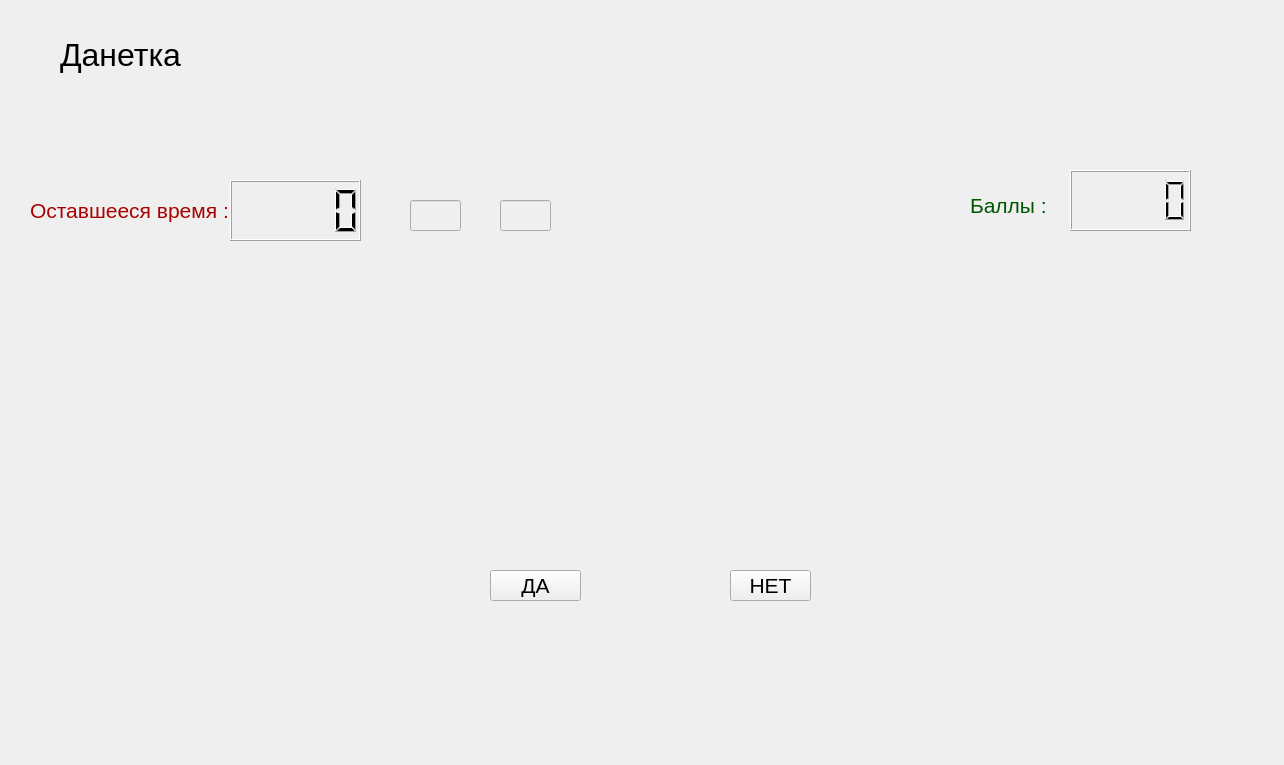
<?xml version="1.0" encoding="UTF-8"?>
<ui version="4.0">
 <class>Form</class>
 <widget class="QWidget" name="Form">
  <property name="geometry">
   <rect>
    <x>0</x>
    <y>0</y>
    <width>1284</width>
    <height>765</height>
   </rect>
  </property>
  <property name="font">
   <font>
    <pointsize>16</pointsize>
   </font>
  </property>
  <property name="windowTitle">
   <string>Данетка</string>
  </property>
  <property name="layoutDirection">
   <enum>Qt::LeftToRight</enum>
  </property>
  <widget class="QPushButton" name="button_yes">
   <property name="geometry">
    <rect>
     <x>490</x>
     <y>570</y>
     <width>91</width>
     <height>31</height>
    </rect>
   </property>
   <property name="text">
    <string>ДА</string>
   </property>
  </widget>
  <widget class="QPushButton" name="button_no">
   <property name="geometry">
    <rect>
     <x>730</x>
     <y>570</y>
     <width>81</width>
     <height>31</height>
    </rect>
   </property>
   <property name="text">
    <string>НЕТ</string>
   </property>
  </widget>
  <widget class="QLabel" name="label">
   <property name="geometry">
    <rect>
     <x>470</x>
     <y>390</y>
     <width>371</width>
     <height>31</height>
    </rect>
   </property>
   <property name="text">
    <string>&lt;html&gt;&lt;head/&gt;&lt;body&gt;&lt;p align=&quot;center&quot;&gt;&lt;br/&gt;&lt;/p&gt;&lt;/body&gt;&lt;/html&gt;</string>
   </property>
  </widget>
  <widget class="QLabel" name="label_2">
   <property name="geometry">
    <rect>
     <x>470</x>
     <y>450</y>
     <width>371</width>
     <height>31</height>
    </rect>
   </property>
   <property name="text">
    <string>&lt;html&gt;&lt;head/&gt;&lt;body&gt;&lt;p align=&quot;center&quot;&gt;&lt;br/&gt;&lt;/p&gt;&lt;/body&gt;&lt;/html&gt;</string>
   </property>
  </widget>
  <widget class="QLabel" name="label_3">
   <property name="geometry">
    <rect>
     <x>970</x>
     <y>190</y>
     <width>91</width>
     <height>31</height>
    </rect>
   </property>
   <property name="text">
    <string>&lt;html&gt;&lt;head/&gt;&lt;body&gt;&lt;p&gt;&lt;span style=&quot; color:#005500;&quot;&gt;Баллы :&lt;/span&gt;&lt;/p&gt;&lt;/body&gt;&lt;/html&gt;</string>
   </property>
  </widget>
  <widget class="QLCDNumber" name="lcdNumber">
   <property name="geometry">
    <rect>
     <x>1070</x>
     <y>170</y>
     <width>121</width>
     <height>61</height>
    </rect>
   </property>
   <property name="font">
    <font>
     <pointsize>16</pointsize>
    </font>
   </property>
  </widget>
  <widget class="QLCDNumber" name="lcdNumber_2">
   <property name="geometry">
    <rect>
     <x>230</x>
     <y>180</y>
     <width>131</width>
     <height>61</height>
    </rect>
   </property>
  </widget>
  <widget class="QLabel" name="label_4">
   <property name="geometry">
    <rect>
     <x>30</x>
     <y>190</y>
     <width>201</width>
     <height>41</height>
    </rect>
   </property>
   <property name="text">
    <string>&lt;html&gt;&lt;head/&gt;&lt;body&gt;&lt;p&gt;&lt;span style=&quot; color:#aa0000;&quot;&gt;Оставшееся время :&lt;/span&gt;&lt;/p&gt;&lt;/body&gt;&lt;/html&gt;</string>
   </property>
  </widget>
  <widget class="QWidget" name="verticalLayoutWidget">
   <property name="geometry">
    <rect>
     <x>-10</x>
     <y>430</y>
     <width>431</width>
     <height>231</height>
    </rect>
   </property>
   <layout class="QVBoxLayout" name="verticalLayout"/>
  </widget>
  <widget class="QWidget" name="horizontalLayoutWidget">
   <property name="geometry">
    <rect>
     <x>950</x>
     <y>160</y>
     <width>251</width>
     <height>91</height>
    </rect>
   </property>
   <layout class="QHBoxLayout" name="horizontalLayout"/>
  </widget>
  <widget class="QWidget" name="verticalLayoutWidget_2">
   <property name="geometry">
    <rect>
     <x>10</x>
     <y>150</y>
     <width>361</width>
     <height>141</height>
    </rect>
   </property>
   <layout class="QVBoxLayout" name="verticalLayout_2"/>
  </widget>
  <widget class="QLabel" name="label_32">
   <property name="geometry">
    <rect>
     <x>60</x>
     <y>30</y>
     <width>161</width>
     <height>51</height>
    </rect>
   </property>
   <property name="text">
    <string>&lt;html&gt;&lt;head/&gt;&lt;body&gt;&lt;p&gt;&lt;span style=&quot; font-size:24pt;&quot;&gt;Данетка&lt;/span&gt;&lt;/p&gt;&lt;/body&gt;&lt;/html&gt;</string>
   </property>
  </widget>
  <widget class="QWidget" name="verticalLayoutWidget_3">
   <property name="geometry">
    <rect>
     <x>40</x>
     <y>20</y>
     <width>160</width>
     <height>80</height>
    </rect>
   </property>
   <layout class="QVBoxLayout" name="verticalLayout_3"/>
  </widget>
  <widget class="QLabel" name="label_6">
   <property name="geometry">
    <rect>
     <x>610</x>
     <y>200</y>
     <width>71</width>
     <height>31</height>
    </rect>
   </property>
   <property name="text">
    <string>&lt;html&gt;&lt;head/&gt;&lt;body&gt;&lt;p&gt;&lt;br/&gt;&lt;/p&gt;&lt;/body&gt;&lt;/html&gt;</string>
   </property>
  </widget>
  <widget class="QLineEdit" name="lineEdit">
   <property name="enabled">
    <bool>false</bool>
   </property>
   <property name="geometry">
    <rect>
     <x>410</x>
     <y>200</y>
     <width>51</width>
     <height>31</height>
    </rect>
   </property>
   <property name="dragEnabled">
    <bool>false</bool>
   </property>
  </widget>
  <widget class="QLineEdit" name="lineEdit_2">
   <property name="enabled">
    <bool>false</bool>
   </property>
   <property name="geometry">
    <rect>
     <x>500</x>
     <y>200</y>
     <width>51</width>
     <height>31</height>
    </rect>
   </property>
  </widget>
 </widget>
 <resources/>
 <connections/>
</ui>
